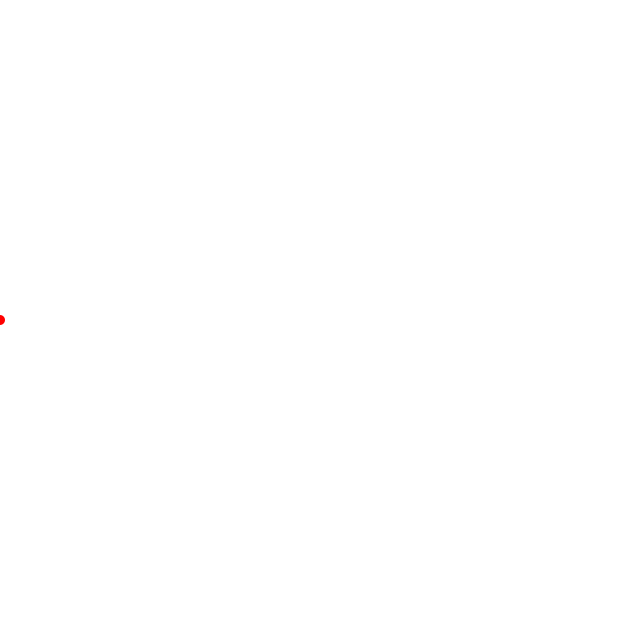
Frame 1 (no input)
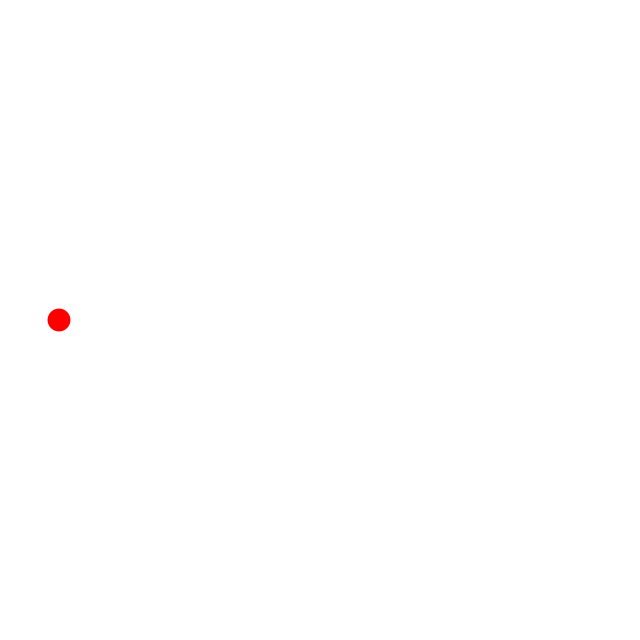
Frame 60 (the mouse pressed at the canvas centre just before this capture)
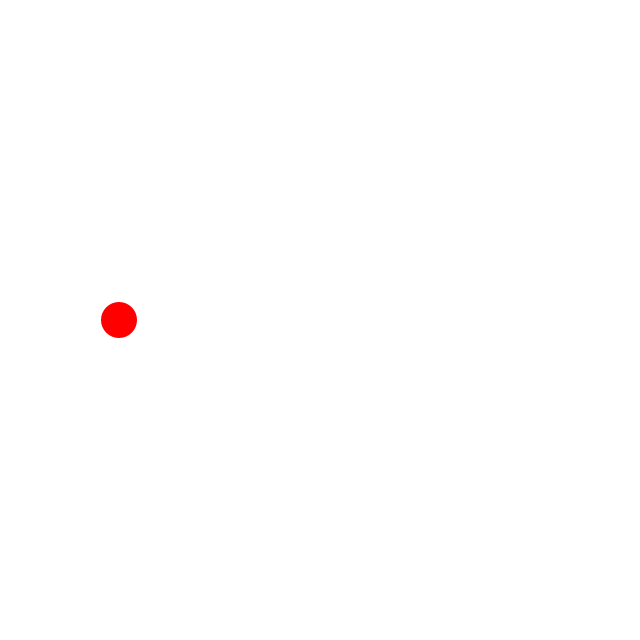
Frame 120 (the mouse held since frame 60 and released just before this capture)

The Processing sketch that drew these frames (run headless with seeded random() and noise(); from frame 60 on, the mouse is pressed at the canvas centre):

// Processing sketch: Anim_04_Growing_Circle_LR
// ── Anim_04_Growing_Circle_LR.pde
PVector p;
PVector c;

float defaultSize = 5.0f;
float ellipseSize;
float maxSize = 75;

int steps;
float stepSize;
float inc;


void setup() {
  size(640,640);
  
  c = new PVector(width / 2, height / 2);  
  p = new PVector(0,c.y);

  ellipseSize = defaultSize;


  steps = width;
  
  stepSize = 1 / float(steps);

}


void draw() {

ellipseSize = lerp(defaultSize,maxSize,inc);

  
background(255);
noStroke();
fill(255,0,0);
ellipseMode(RADIUS);
ellipse(p.x,p.y,ellipseSize,ellipseSize);

p.x = p.x+1;
inc = inc + stepSize;

if(p.x > width) {
  p.x = 0;
  inc = 0;
}

}
